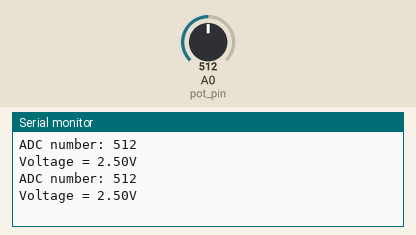
This sketch was run on a simulated Arduino Uno, built with avr-gcc and run on an emulated ATmega328P. On the bench: the last lines printed to the serial monitor. The inputs (shaded band) are chosen by the test bench; at power-on: A0 (pot_pin) = 512.

Above: at 5.8 s.
5.9 s: A0 (pot_pin) set to 716
At 10.8 s:
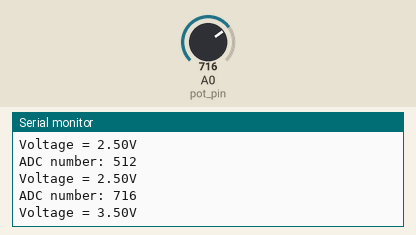
11.9 s: A0 (pot_pin) set to 900
At 15.9 s:
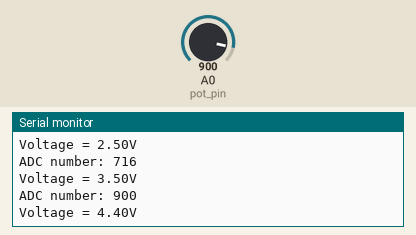
Timing chart, 0 to 17.4 s (numbered marks = the images above; inputs shaded):
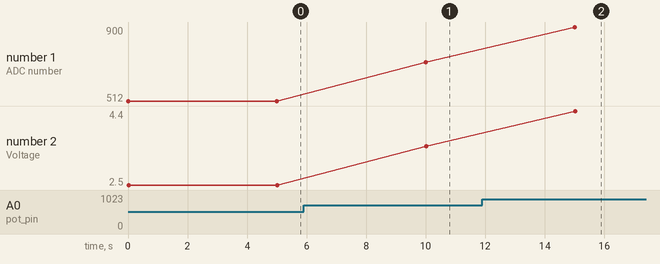

The sketch:

2.ino
```cpp
/* ADC and serial

Συνδεσμολογία κυκλώματος:
Potensiometer_Terminal_1 => Gnd
Potensiometer_Wiper => A0
Potensiometer_Terminal_2 => Vcc

PIN_0 => Serial_RX
PIN_1 => Serial_TX
*/

#define pot_pin A0  //ονομάζουμε “pot_pin” το PIN_A0
//για αποθήκευση δεδομένων από τον ADC
int adc_value; //εύρος αριθμών 0~1023
float voltage;  //μεταβλητή για την αναλογική τάση

//Η συνάρτηση setup() εμπεριέχει αρχικοποιήσεις
//Εκτελείται μόνο μία φορά κατά την τροφοδοσία του Arduino Uno
void setup() {
  Serial.begin(9600);
}

//Αυτή η συνάρτηση εκτελείται διαρκώς
void loop() {
  //διαβάζει την αναλογική τιμή και επιστρέφει αριθμό
  adc_value = analogRead(pot_pin);
  //υπολογισμός της αναλογικής τάσης από τον αριθμό του ADC
  voltage = float(adc_value)/1023*5;
  //τύπωση στην σειριακή
  Serial.print("ADC number: ");
  Serial.println(adc_value);
  Serial.print("Voltage = ");
  Serial.print(voltage);
  Serial.println("V");
  //αναμονή για 5 δευτερόλεπτα
  delay(5000);
}
```

Measured:
- after the input at 5.9 s, the serial monitor: prints a new line after 4.1 s (image 1)
- after the input at 11.9 s, the serial monitor: prints a new line after 3.1 s (image 2)
- plotted number 1: 512 → 716 after the input at 5.9 s, 716 → 900 after the input at 11.9 s
- plotted number 2: 2.5 → 3.5 after the input at 5.9 s, 3.5 → 4.4 after the input at 11.9 s
